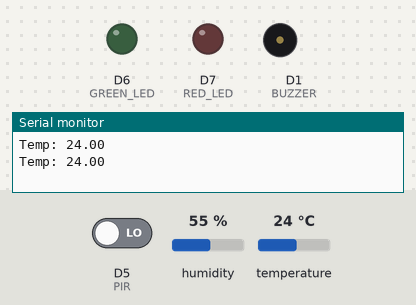
The sketch below on a simulated ESP8266 (NodeMCU). On the bench: output pins drawn as LEDs (lit = HIGH), buzzer (waves = sounding, pin HIGH), the last lines printed to the serial monitor. Inputs (shaded band) come from the test bench; at power-on: temperature 24 °C, D5 (PIR) LOW, humidity 55 %. WiFi joins after 1.5 s; servers stay silent unless stated.

Above: at 8.0 s.
8.1 s: temperature set to 26 °C
11.0 s: temperature set to 29 °C
At 14.9 s:
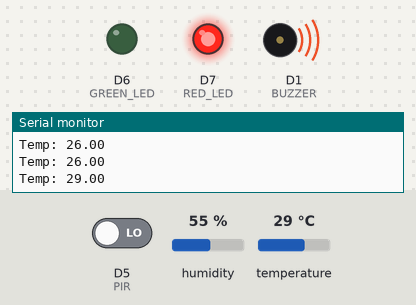
15.3 s: D5 (PIR) driven HIGH
At 16.8 s:
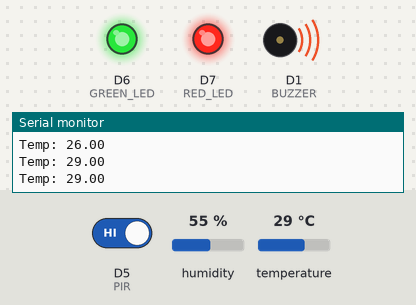
17.3 s: temperature set to 12 °C
At 19.0 s:
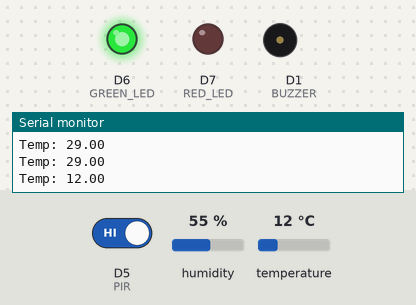
19.3 s: temperature set to 28 °C
At 22.2 s:
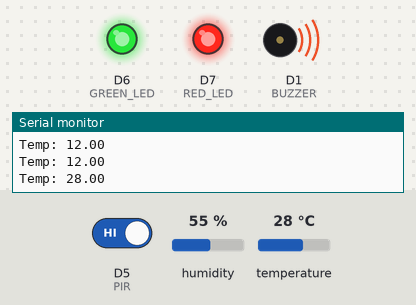
23.3 s: temperature set to 19 °C
At 26.5 s:
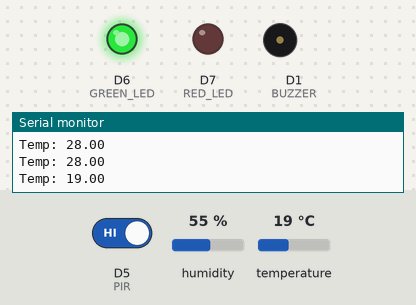
Timing chart, 0 to 28.0 s (numbered marks = the images above; inputs shaded):
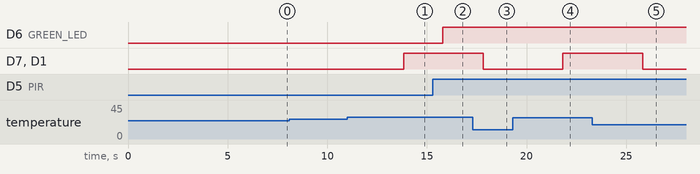

Measured:
- the behaviour switches between 27 and 28 °C on temperature (found by bisection; images 0 and 1)
- after the input at 11.0 s, D7 (RED_LED), D1 (BUZZER): LOW → HIGH after 2.8 s
- after the input at 15.3 s, D6 (GREEN_LED): LOW → HIGH after 0.50 s
- after the input at 17.3 s, D7 (RED_LED), D1 (BUZZER): HIGH → LOW after 0.53 s
- after the input at 19.3 s, D7 (RED_LED), D1 (BUZZER): LOW → HIGH after 2.5 s
- after the input at 23.3 s, D7 (RED_LED), D1 (BUZZER): HIGH → LOW after 2.5 s

The sketch:

nexus.ino
```cpp
#define BLYNK_TEMPLATE_ID "TMPL6kW7ZfmJb"
#define BLYNK_TEMPLATE_NAME "nexus"
#define BLYNK_AUTH_TOKEN "4vceRs56FKGDLIGBHDAllVbIEmWnUICG"

#include <ESP8266WiFi.h>
#include <BlynkSimpleEsp8266.h>
#include <DHT.h>

char ssid[] = "Prince";
char pass[] = "123456789";

#define DHTPIN D2
#define DHTTYPE DHT11

#define PIR D5
#define GREEN_LED D6
#define RED_LED D7
#define BUZZER D1

DHT dht(DHTPIN, DHTTYPE);
BlynkTimer timer;


void sendData() {
  int motion = digitalRead(PIR);
  float temp = dht.readTemperature();

  if (isnan(temp)) {
    Serial.println("DHT Error!");
    return;
  }

  Serial.print("Temp: ");
  Serial.println(temp);


  Blynk.virtualWrite(V0, temp);


  digitalWrite(GREEN_LED, motion);


  if (temp >= 28) {
    digitalWrite(RED_LED, HIGH);
    digitalWrite(BUZZER, HIGH);

    Blynk.virtualWrite(V1, 1);


    Blynk.logEvent("high_temp", "High Temperature in Server Room!");

  } else {
    digitalWrite(RED_LED, LOW);
    digitalWrite(BUZZER, LOW);

    Blynk.virtualWrite(V1, 0);
  }
}

void setup() {
  Serial.begin(9600);

  pinMode(PIR, INPUT);
  pinMode(GREEN_LED, OUTPUT);
  pinMode(RED_LED, OUTPUT);
  pinMode(BUZZER, OUTPUT);

  digitalWrite(GREEN_LED, LOW);
  digitalWrite(RED_LED, LOW);
  digitalWrite(BUZZER, LOW);

  dht.begin();


  Blynk.begin(BLYNK_AUTH_TOKEN, ssid, pass);


  timer.setInterval(2000L, sendData);

  delay(5000); // PIR stabilize
}

void loop() {
  Blynk.run();
  timer.run();
}
```
